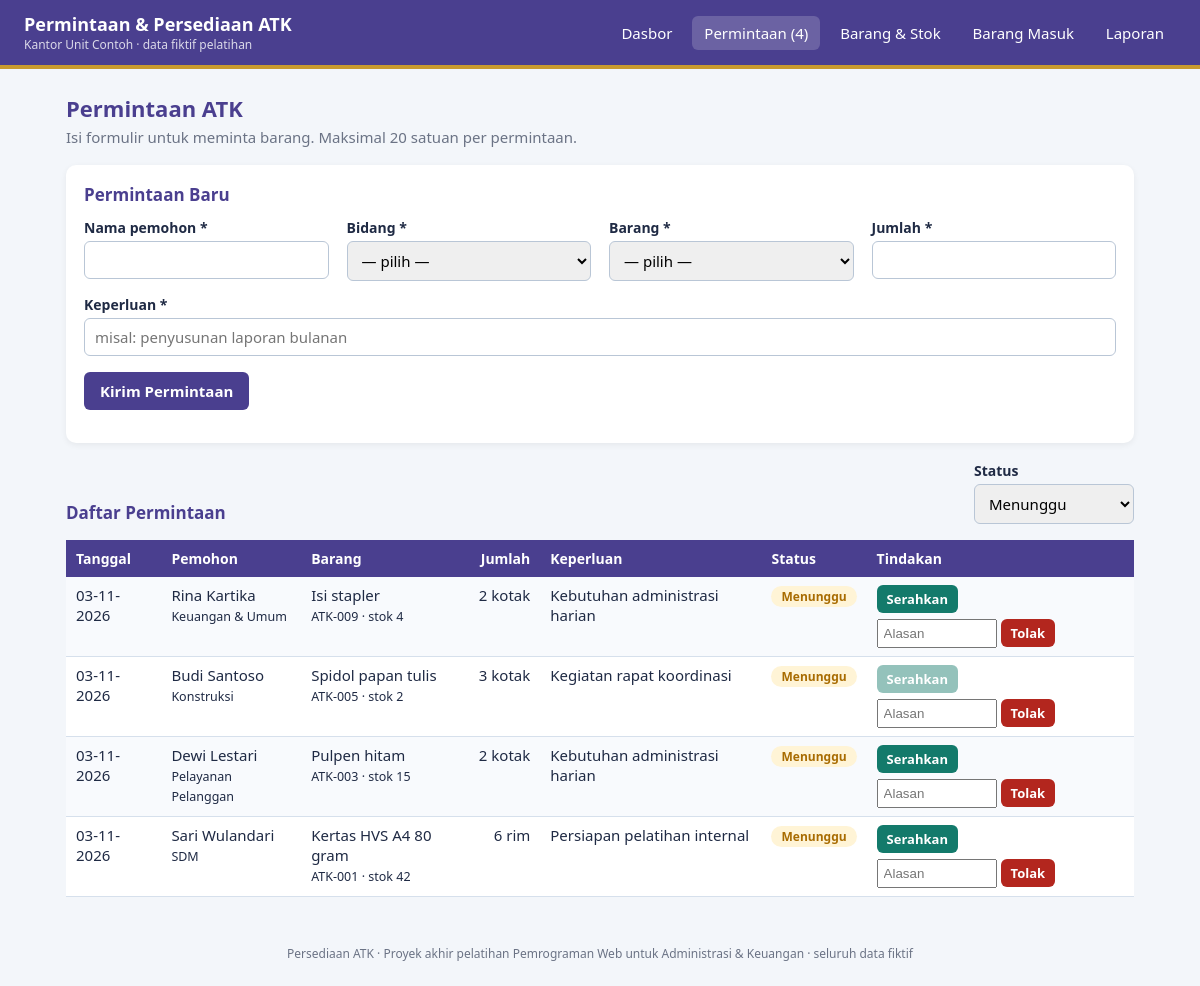
Screenshot of /permintaan.php with the database file from the repository.
### tables this page shows
CREATE TABLE permintaan (
  id INT AUTO_INCREMENT PRIMARY KEY,
  tanggal DATE NOT NULL,                                       
  pemohon VARCHAR(60) NOT NULL,
  bidang VARCHAR(40) NOT NULL,
  barang_id INT NOT NULL,                                      
  jumlah INT NOT NULL CHECK (jumlah > 0),
  keperluan VARCHAR(150) NOT NULL,
  status ENUM('Menunggu', 'Diserahkan', 'Ditolak') NOT NULL DEFAULT 'Menunggu',
  catatan VARCHAR(200) NOT NULL DEFAULT '',                    
  dibuat_pada TIMESTAMP DEFAULT CURRENT_TIMESTAMP,
  FOREIGN KEY (barang_id) REFERENCES barang(id)                
);

CREATE TABLE barang (
  id INT AUTO_INCREMENT PRIMARY KEY,
  kode VARCHAR(10) NOT NULL UNIQUE,                            
  nama VARCHAR(60) NOT NULL,                                   
  satuan VARCHAR(15) NOT NULL,                                 
  harga DECIMAL(12,2) NOT NULL CHECK (harga >= 0),             
  stok INT NOT NULL DEFAULT 0 CHECK (stok >= 0),               
  stok_minimum INT NOT NULL DEFAULT 0                          
);

### permintaan.php (the view, shortened to what this page needs)
<?php
require "config.php";
$data = ["pemohon" => "", "bidang" => "", "barang_id" => "", "jumlah" => "", "keperluan" => ""];
$status = $_GET["status"] ?? "Menunggu";
$pilihanStatus = ["Menunggu", "Diserahkan", "Ditolak", "Semua"];
$sql = "SELECT p.*, b.kode, b.nama, b.satuan, b.stok FROM permintaan p JOIN barang b ON b.id = p.barang_id"
     . ($status === "Semua" ? "" : " WHERE p.status = ?")
     . " ORDER BY p.tanggal DESC, p.id DESC LIMIT 100";
$st = $db->prepare($sql);
$st->execute($status === "Semua" ? [] : [$status]);
$daftar = $st->fetchAll();
require "inc/header.php";
?>
<h1>Permintaan ATK</h1>
<p class="sub">Isi formulir untuk meminta barang. Maksimal <?= BATAS_PERMINTAAN ?> satuan per permintaan.</p>
<form method="post" class="panel">
  <h2>Permintaan Baru</h2>
  <div class="form-grid">
    <div class="isian"><label for="pemohon">Nama pemohon *</label>
      <input id="pemohon" name="pemohon" value="<?= e($data["pemohon"]) ?>" maxlength="60" required></div>
    <div class="isian"><label for="bidang">Bidang *</label>
      <select id="bidang" name="bidang" required><option value="">— pilih —</option>
      </select></div>
    <div class="isian"><label for="barang_id">Barang *</label>
      <select id="barang_id" name="barang_id" required><option value="">— pilih —</option>
      </select></div>
    <div class="isian"><label for="jumlah">Jumlah *</label>
      <input type="number" id="jumlah" name="jumlah" value="<?= e($data["jumlah"]) ?>" min="1" max="<?= BATAS_PERMINTAAN ?>" required></div>
    <div class="isian" style="grid-column: 1 / -1"><label for="keperluan">Keperluan *</label>
      <input id="keperluan" name="keperluan" value="<?= e($data["keperluan"]) ?>" maxlength="150" required placeholder="misal: penyusunan laporan bulanan"></div>
  </div>
  <p style="margin-top:16px"><button class="tombol" type="submit">Kirim Permintaan</button></p>
</form>
<div class="baris-judul">
  <h2 style="margin:0">Daftar Permintaan</h2>
  <form method="get" class="filter"><div class="isian"><label for="status">Status</label>
    <select id="status" name="status" data-kirim-otomatis>
      <?php foreach ($pilihanStatus as $s): ?><option <?= $s === $status ? "selected" : "" ?>><?= $s ?></option><?php endforeach; ?>
    </select></div></form>
</div>
<div class="tabel-wadah"><table>
  <tr><th>Tanggal</th><th>Pemohon</th><th>Barang</th><th class="n">Jumlah</th><th>Keperluan</th><th>Status</th><th>Tindakan</th></tr>
  <?php foreach ($daftar as $p): ?>
    <tr>
      <td><?= tgl($p["tanggal"]) ?></td>
      <td><?= e($p["pemohon"]) ?><br><small><?= e($p["bidang"]) ?></small></td>
      <td><?= e($p["nama"]) ?><br><small><?= e($p["kode"]) ?> · stok <?= $p["stok"] ?></small></td>
      <td class="n"><?= $p["jumlah"] ?> <?= e($p["satuan"]) ?></td>
      <td><?= e($p["keperluan"]) ?></td>
      <td><?= lencana($p["status"]) ?><?= $p["catatan"] ? "<br><small>" . e($p["catatan"]) . "</small>" : "" ?></td>
      <td>
        <?php if ($p["status"] === "Menunggu"): ?>
          <div class="aksi">
            <form method="post" action="proses.php" data-konfirmasi="Serahkan <?= $p["jumlah"] ?> <?= e($p["satuan"]) ?> <?= e($p["nama"]) ?>? Stok akan berkurang.">
              <button class="tombol kecil hijau" type="submit" <?= $p["stok"] < $p["jumlah"] ? "disabled title=\"Stok kurang\" style=\"opacity:.45;cursor:not-allowed\"" : "" ?>>Serahkan</button>
            </form>
            <form method="post" action="proses.php" data-konfirmasi="Tolak permintaan ini?">
              <input name="catatan" placeholder="Alasan" required style="padding:5px;width:120px">
              <button class="tombol kecil bahaya" type="submit">Tolak</button>
            </form>
          </div>
        <?php else: ?><small>—</small><?php endif; ?>
      </td>
    </tr>
  <?php endforeach; ?>
</table></div>
<?php require "inc/footer.php"; ?>

### config.php (shortened to what this page needs)
<?php
function e($teks) { return htmlspecialchars((string) $teks, ENT_QUOTES, "UTF-8"); }
function tgl($tanggal) { return date("d-m-Y", strtotime($tanggal)); }
function lencana($status)
{
    $kelas = ["Menunggu" => "menunggu", "Diserahkan" => "setuju", "Ditolak" => "tolak"][$status] ?? "";
    return '<span class="lencana ' . $kelas . '">' . e($status) . '</span>';
}

### assets/gaya.css (style rules this page uses)
:root { --utama: #4a3f8f; --utama-muda: #ebe8f7; --aksen: #c99a2e; --teks: #1f2a44; --redup: #6b7385; --garis: #d6e0ec; --latar: #f3f6fa; --hijau: #137a6b; --kuning: #a86b00; --merah: #b3261e; }
* { box-sizing: border-box; }
body { margin: 0; font-family: "Segoe UI", Arial, sans-serif; color: var(--teks); background: var(--latar); font-size: 15px; }
h1 { font-size: 22px; color: var(--utama); margin: 0 0 4px; }
h2 { font-size: 17px; color: var(--utama); margin: 0 0 12px; }
.sub { color: var(--redup); margin: 0 0 18px; }
.baris-judul { display: flex; justify-content: space-between; align-items: flex-end; flex-wrap: wrap; gap: 12px; margin-bottom: 16px; }
.panel { background: #fff; border-radius: 10px; padding: 18px; box-shadow: 0 2px 6px rgba(0,0,0,.06); margin-bottom: 18px; }
.tabel-wadah { overflow-x: auto; }
table { border-collapse: collapse; width: 100%; background: #fff; }
th { background: var(--utama); color: #fff; text-align: left; padding: 9px 10px; font-weight: 600; font-size: 14px; }
td { padding: 8px 10px; border-bottom: 1px solid var(--garis); vertical-align: top; }
tr:nth-child(even) td { background: #f8fafd; }
.n { text-align: right; white-space: nowrap; }
.form-grid { display: grid; grid-template-columns: repeat(auto-fit, minmax(220px, 1fr)); gap: 14px 18px; }
.isian label { display: block; font-weight: 600; font-size: 14px; margin-bottom: 4px; }
.isian input, .isian select, .isian textarea { width: 100%; padding: 8px 10px; border: 1px solid #b9c6d6; border-radius: 6px; font: inherit; }
.filter { display: flex; flex-wrap: wrap; gap: 10px; align-items: flex-end; }
.filter .isian { min-width: 160px; }
.tombol { display: inline-block; background: var(--utama); color: #fff; border: 0; padding: 9px 16px; border-radius: 6px; font: inherit; font-weight: 600; cursor: pointer; text-decoration: none; }
.tombol.bahaya { background: var(--merah); }
.tombol.hijau { background: var(--hijau); }
.tombol.kecil { padding: 5px 10px; font-size: 13px; }
.aksi { display: flex; gap: 6px; flex-wrap: wrap; align-items: flex-end; }
.aksi form { margin: 0; }
.lencana { display: inline-block; padding: 2px 10px; border-radius: 99px; font-size: 12px; font-weight: 700; }
.lencana.menunggu { background: #fff4d6; color: var(--kuning); }

### rows the page displays
permintaan: tanggal "03-11-2026", pemohon "Rina Kartika", bidang "Keuangan & Umum", barang.nama "Isi stapler", barang.kode "ATK-009", barang.stok "4", jumlah "2", barang.satuan "kotak", keperluan "Kebutuhan administrasi harian", status "Menunggu"
permintaan: tanggal "03-11-2026", pemohon "Budi Santoso", bidang "Konstruksi", barang.nama "Spidol papan tulis", barang.kode "ATK-005", barang.stok "2", jumlah "3", barang.satuan "kotak", keperluan "Kegiatan rapat koordinasi", status "Menunggu"
permintaan: tanggal "03-11-2026", pemohon "Dewi Lestari", bidang "Pelayanan Pelanggan", barang.nama "Pulpen hitam", barang.kode "ATK-003", barang.stok "15", jumlah "2", barang.satuan "kotak", keperluan "Kebutuhan administrasi harian", status "Menunggu"
permintaan: tanggal "03-11-2026", pemohon "Sari Wulandari", bidang "SDM", barang.nama "Kertas HVS A4 80 gram", barang.kode "ATK-001", barang.stok "42", jumlah "6", barang.satuan "rim", keperluan "Persiapan pelatihan internal", status "Menunggu"

### other values shown
$label "Dasbor"
$label "Permintaan"
$jumlahMenunggu "4"
$label "Barang & Stok"
$label "Barang Masuk"
$label "Laporan"
BATAS_PERMINTAAN "20"
form field status "Menunggu"
